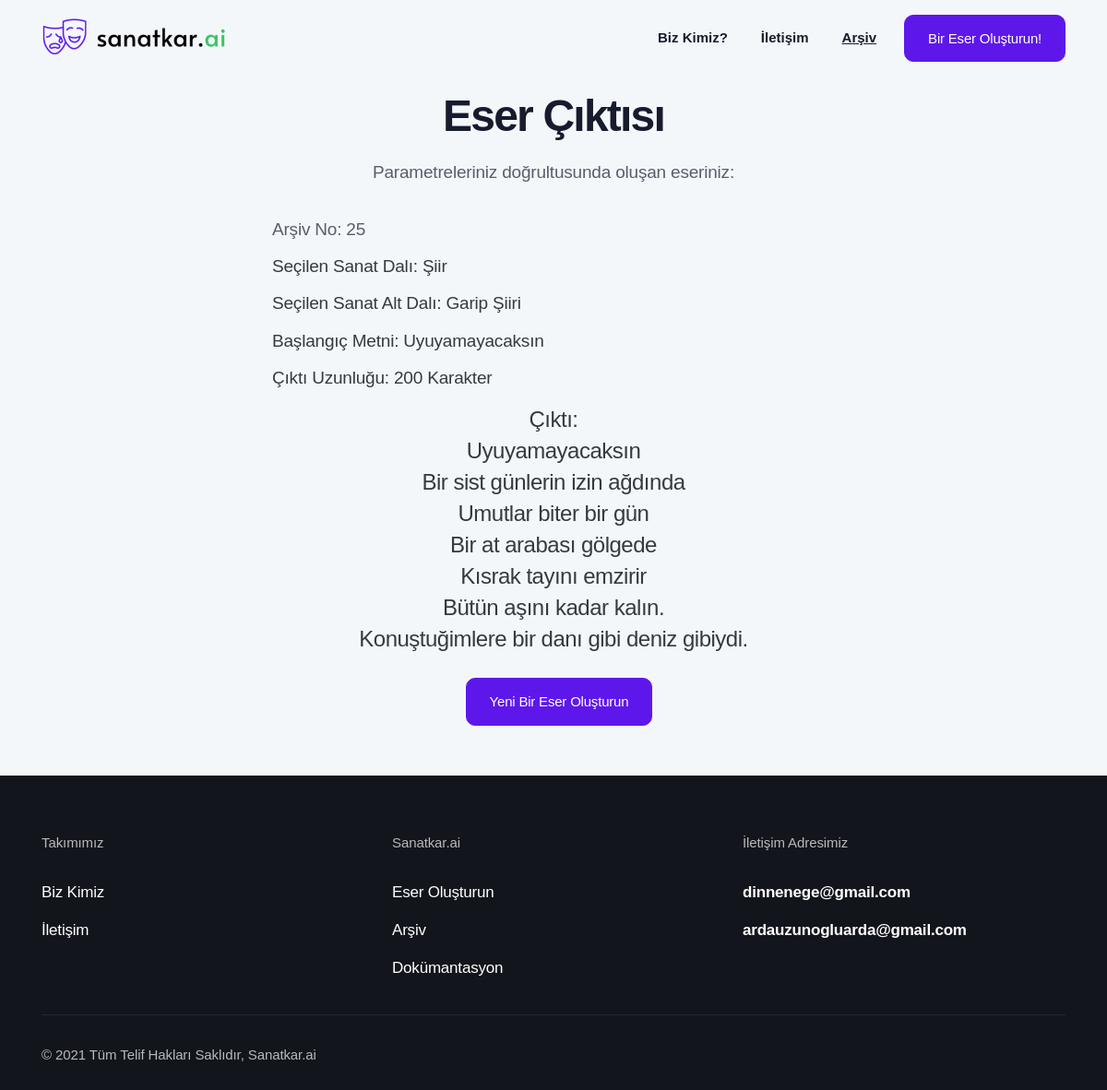
The page /archive/25 on the database its author committed.
### app.py (models this page shows)
class Archive(db.Model):
    id = db.Column(db.Integer, primary_key=True)
    generated_text = db.Column(db.String(600))
    art_branch = db.Column(db.String(10))
    genre = db.Column(db.String(30))
    seed_input = db.Column(db.String(35))
    length_input = db.Column(db.String(3))

### app.py (the view)
@app.route("/archive/<int:id>")
def particular_archive_element(id):
    archived_generation = Archive.query.filter_by(id = id).first()
    id = archived_generation.id
    generated_text = archived_generation.generated_text
    art_branch = archived_generation.art_branch
    genre = archived_generation.genre
    seed_input = archived_generation.seed_input
    length_input = archived_generation.length_input
    output = str(generated_text).replace("_", "").replace(")", "").replace("(", "").replace("'", "").replace('"',"").split("\\n")
    output = list(filter(None, output))[:-1]
    return render_template("generator_output.html", id = id, output=output, art_branch=art_branch, genre=genre, seed_input=seed_input, length_input=length_input)

### templates/generator_output.html (shortened to what this page needs)
<!DOCTYPE html>
<html lang="en">
<head>
  <link rel="stylesheet" href="{{ url_for('static', filename='css/bootstrap.css') }}">
  <link rel="stylesheet" href="{{ url_for('static', filename='fonts/icon-font/css/style.css') }}">
  <link rel="stylesheet" href="{{ url_for('static', filename='fonts/typography-font/typo.css') }}">
  <link rel="stylesheet" href="{{ url_for('static', filename='fonts/fontawesome-5/css/all.css') }}">
  <link rel="stylesheet" href="{{ url_for('static', filename='plugins/aos/aos.min.css') }}">
  <link rel="stylesheet" href="{{ url_for('static', filename='plugins/fancybox/jquery.fancybox.min.css') }}">
  <link rel="stylesheet" href="{{ url_for('static', filename='plugins/nice-select/nice-select.min.css') }}">
  <link rel="stylesheet" href="{{ url_for('static', filename='plugins/slick/slick.min.css') }}">
  <link rel="stylesheet" href="{{ url_for('static', filename='plugins/date-picker/css/gijgo.min.css') }}" type="text/css" />
  <link rel="stylesheet" href="{{ url_for('static', filename='plugins/theme-mode-switcher/switcher-panel.css') }}">
  <link rel="stylesheet" href="{{ url_for('static', filename='css/main.css') }}">
  <link rel="stylesheet" href="{{ url_for('static', filename='css/theme-mode-custom.css') }}">
  <link rel="stylesheet" href="https://cdnjs.cloudflare.com/ajax/libs/font-awesome/5.15.4/css/all.min.css">
</head>
<body data-theme="light">
  <div class="site-wrapper overflow-hidden">
    <header class="site-header site-header--menu-right  site-header--absolute">
      <div class="container">
        <nav class="navbar site-navbar offcanvas-active navbar-expand-lg  px-0">
          <div class="brand-logo"><a href="/">
              <img src="{{ url_for('static', filename='image/logo-main-black.png') }}" alt="" class="light-version-logo ">
            </a></div>
          <div class="collapse navbar-collapse" id="mobile-menu">
            <div class="navbar-nav-wrapper">
              <ul class="navbar-nav main-menu">
                <li class="nav-item">
                  <a class="text-dark nav-link" href="/about" role="button" aria-expanded="false">Biz Kimiz?</a>
                </li>
                <li class="nav-item">
                  <a class="nav-link" href="/contact" role="button" aria-expanded="false">İletişim</a>
                </li>
                <li class="nav-item">
                  <a class="font-weight-bold nav-link" href="/archive" role="button" aria-expanded="false"><ins>Arşiv</ins></a>
                </li>
              </ul>
            </div>
          </div>
          <div class="header-btn  ml-auto ml-lg-5 mr-6 mr-lg-0 d-none d-xs-block">
            <a class="btn btn-app-page btn-primary gr-text-9 d-none d-xs-inline-flex " href="/generator">
              Bir Eser Oluşturun!
            </a>
          </div>
        </nav>
      </div>
    </header>
    <div class="inner-banner pt-20 pb-md-13 bg-default-2">
      <div class="container">
        <div class="row  justify-content-center pt-5">
          <div class="col-xl-8 col-lg-9 text-center">
            <div class="px-md-15 text-center">
              <h2 class="title gr-text-3 mb-6">Eser Çıktısı</h2>
              <p class="gr-text-8 mb-9">Parametreleriniz doğrultusunda oluşan eseriniz:</p>
              <ul class="w-100 list-unstyled text-left">
                <li class="gr-text-8 mb-3">Arşiv No: <span id="archiveno">{{id}}</span></li>
                <li class="gr-text-8 text-dark mb-3">Seçilen Sanat Dalı: <span id="chosenart">{{art_branch}}</span></li>
                <li class="gr-text-8 text-dark mb-3">Seçilen Sanat Alt Dalı: <span id="chosensubart">{{genre}}</span></li>
                <li class="gr-text-8 text-dark mb-3">Başlangıç Metni: <span id="startingsentence">{{seed_input}}</span></li>
                <li class="gr-text-8 text-dark mb-5">Çıktı Uzunluğu: <span id="outputlength">{{length_input}}</span> Karakter</li>
                <li class="gr-text-6 text-dark mb-8 text-center">Çıktı:</br><span id="output">
                {% for element in output %}
                  {{element}}
                  <br>
                {% endfor %}
                </span></li>
              </ul>
              <div class="header-btn  ml-auto ml-lg-5 mr-6 mr-lg-0 d-xs-block">
                <a class="btn btn-app-page btn-primary gr-text-9 d-xs-inline-flex " href="/generator">
                  Yeni Bir Eser Oluşturun
                </a>
              </div>
            </div>
          </div>
        </div>
      </div>
    </div>
    <div class="bg-default-2 pb-1 ">
    </div>
   <div class="footer-section dark-mode-texts bg-blackish-blue">
    <div class="container">
      <div class="footer-top pt-15">
        <div class="justify-content-center row">
          <div class="col-6 col-lg-4">
            <div class="single-footer mb-13 mb-lg-9">
              <p class="footer-title gr-text-11 mb-7">Takımımız</p>
              <ul class="footer-list list-unstyled">
                <li class="py-2"><a class="gr-text-9 gr-text-color" href="/about">Biz Kimiz</a></li>
                <li class="py-2"><a class="gr-text-9 gr-text-color" href="/contact">İletişim</a></li>
              </ul>
            </div>
          </div>
          <div class="col-6 col-lg-4">
            <div class="single-footer mb-13 mb-lg-9">
              <p class="footer-title gr-text-11 mb-7">Sanatkar.ai</p>
              <ul class="footer-list list-unstyled">
                <li class="py-2"><a class="gr-text-9 gr-text-color" href="/generator">Eser Oluşturun</a></li>
                <li class="py-2"><a class="gr-text-9 gr-text-color" href="/archive">Arşiv</a></li>
                <li class="py-2"><a class="gr-text-9 gr-text-color" href="https://github.com/ardauzunoglu/sanatkar.ai">Dokümantasyon</a></li>
              </ul>
            </div>
          </div>
          <div class="col-md-6 col-lg-4">
            <div class="single-footer mb-13 mb-lg-9">
              <p class="footer-title gr-text-11 mb-7">İletişim Adresimiz</p>
              <ul class="footer-list list-unstyled">
                <li class="py-2"><a class="gr-text-9 text-primary font-weight-bold hover-underline active text-white" href="mailto:dinnenege@gmail.com">dinnenege@gmail.com</a></li>
                <li class="py-2"><a class="gr-text-9 text-primary font-weight-bold hover-underline active text-white" href="mailto:ardauzunogluarda@gmail.com">ardauzunogluarda@gmail.com</a></li>
              </ul>
            </div>
          </div>
        </div>
      </div>
      <div class="copyright-area border-top pt-9 pb-8">
        <div class="row align-items-center">
          <div class="col-lg-6">
            <p class="copyright-text gr-text-11 mb-6 mb-lg-0 gr-text-color-opacity text-center text-lg-left">
              © 2021 Tüm Telif Hakları Saklıdır, Sanatkar.ai
            </p>
          </div>
        </div>
      </div>
    </div>
  </div>
  </div>
</body>
</html>

### rows shown on the page
Archive: art_branch "Şiir", genre "Garip Şiiri", seed_input "Uyuyamayacaksın", length_input "200"

### other values the page prints
{{ id }} "25"
{{ element }} "Uyuyamayacaksın" "Bir sist günlerin izin ağdında" "Umutlar biter bir gün" "Bir at arabası gölgede" "Kısrak tayını emzirir" "Bütün aşını kadar kalın." "Konuştuğimlere bir danı gibi deniz gibiydi."
